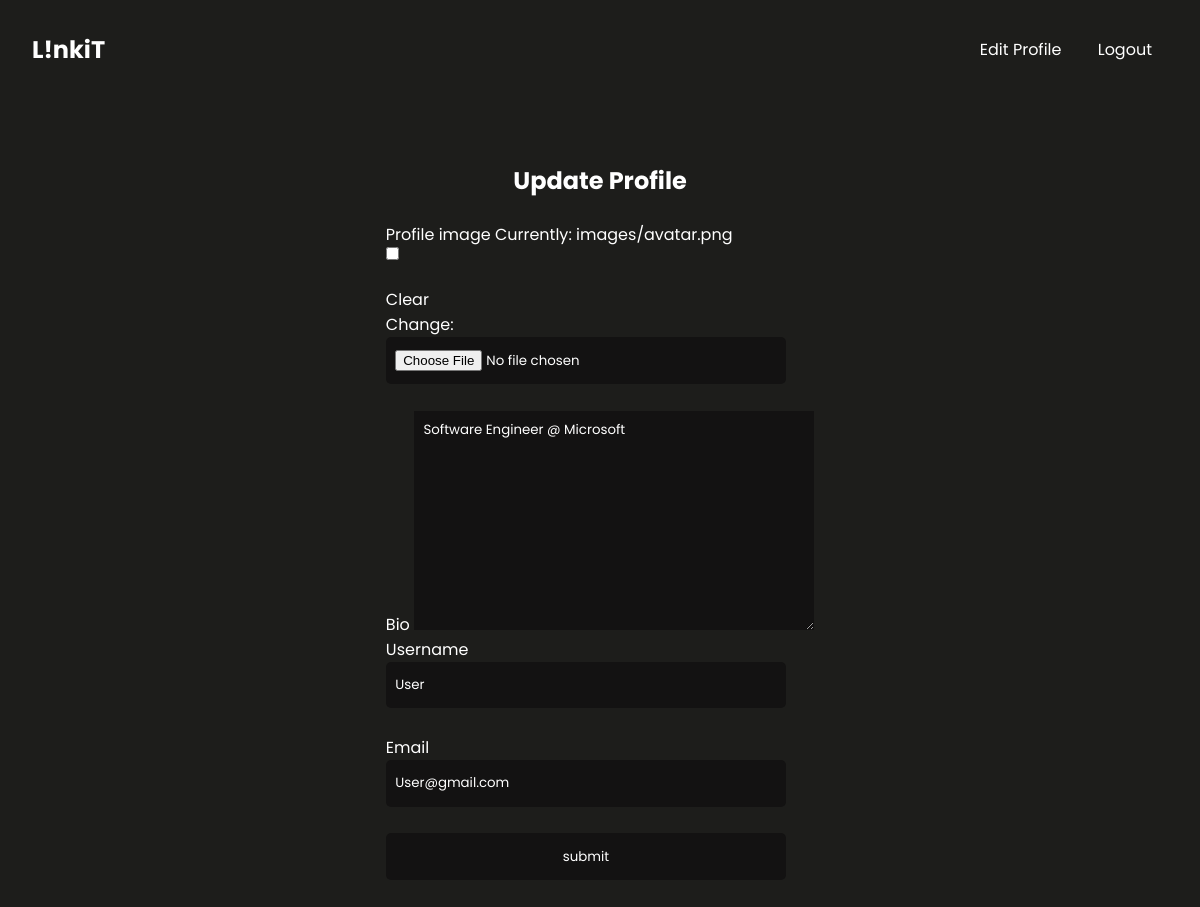
/update-profile/ (signed in), run on an earlier commit of the app's database.
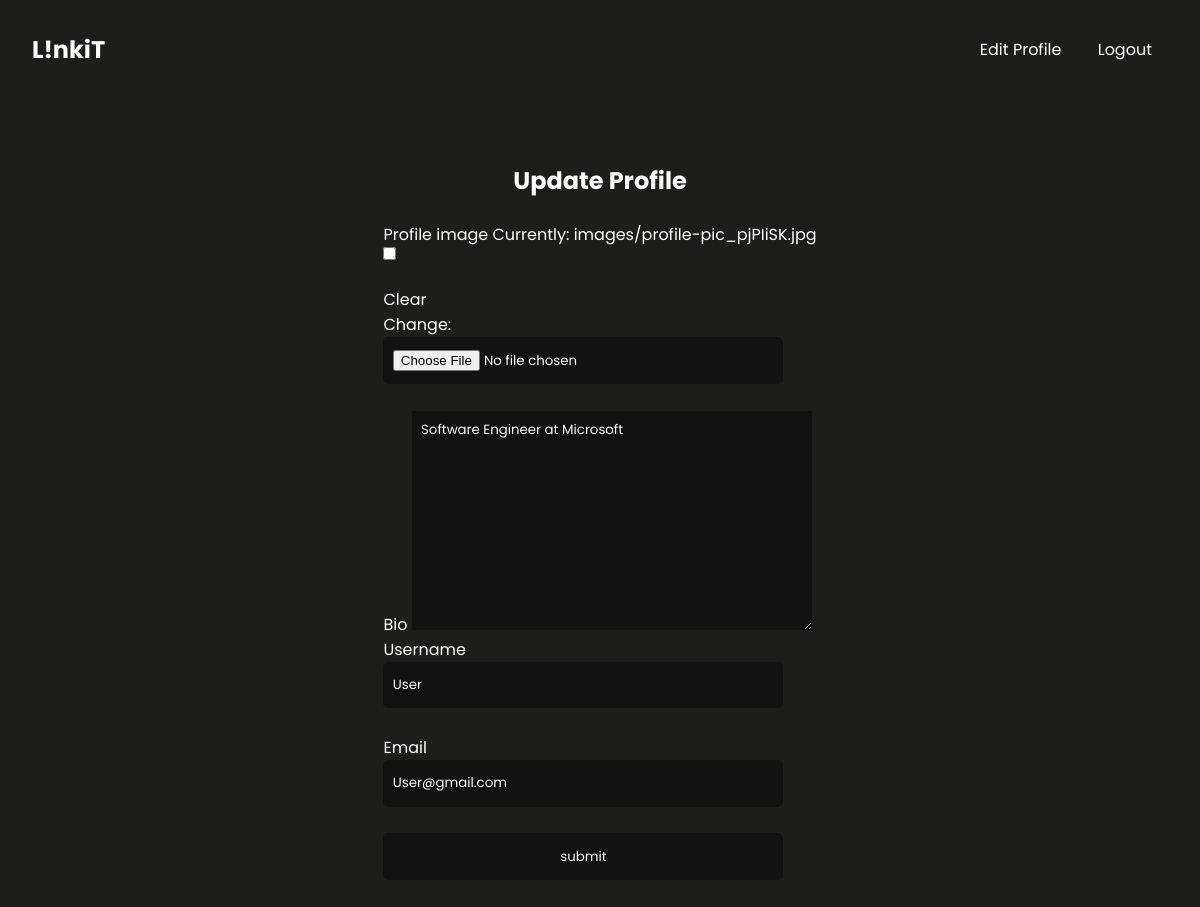
And on a later commit of the database.
### lta/models.py (models this page shows)
class User(AbstractUser):
    name = models.CharField(max_length=200, null=True)
    email = models.EmailField(unique=True, null=True)
    bio = models.TextField(null=True, blank=True)
    profile_image = models.ImageField(
        null=True, blank=True, default="avatar.png", upload_to='images/')
    USERNAME_FIELDS = "email"
    REQUIRED_FIELDS = []

### lta/views.py (the view)
# urls.py: path("update-profile/", views.updateProfile, name="updateprofile"),
@login_required(login_url="loginpage")
def updateProfile(request):
    user = request.user
    form = UserForm(instance=user)
    if request.method == "POST":
        form = UserForm(request.POST, request.FILES, instance=user)
        if form.is_valid:
            form.save()
            return redirect("home")
    context = {"form": form}
    return render(request, "lta/updateprofile.html", context)

### lta/forms.py
class UserForm(ModelForm):
    class Meta:
        model = User
        fields = ["profile_image", "bio", "username", "email", ]

### lta/templates/lta/updateprofile.html (shortened to what this page needs)
{% extends 'lta/main.html' %}
{% load static %}
{% block content %}
<div class="updateuser-container">
    <h2>Update Profile </h2>
    <form method="POST" action="" enctype="multipart/form-data">
		{% for field in form %}
			<div class="update-user_form">
				<label>{{field.label}}</label>
				{{field}}
		{% endfor %}
		<input type="submit" value="submit" update-user-submit-btn" class="submit" value="Submit">
	</form>
</div>
{% endblock %}

What changed in the data, as far as the page shows it:
changed User "User": bio "Software Engineer @ Microsoft" → "Software Engineer at Microsoft"
Also different on the page:
text no longer shown: "Currently: images/avatar.png Clear Change:"
text now shown: "Currently: images/profile-pic_pjPIiSK.jpg Clear Change:"
